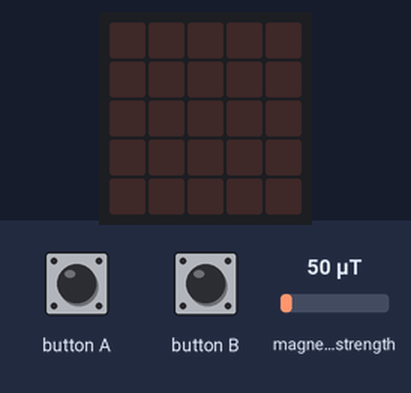
The program below on a simulated BBC micro:bit (MakeCode). On the bench: the board's 5×5 LED display. The inputs (shaded band) are chosen by the test bench; at power-on: magnetic field strength 50 µT.

Above: at 1.2 s.
1.3 s: button A pressed for 0.15 s
At 2.6 s:
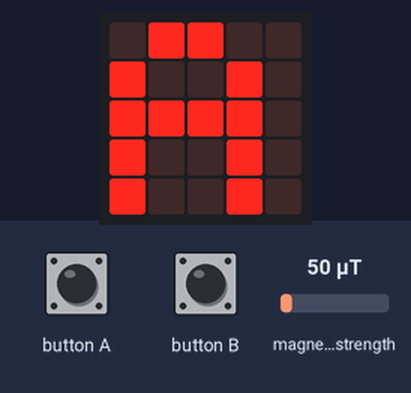
2.9 s: button B pressed for 0.15 s
At 3.9 s:
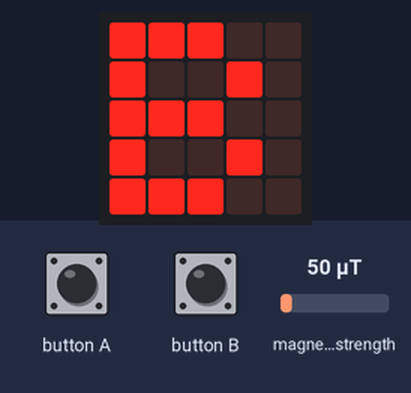
Timing chart, 0 to 5.9 s (numbered marks = the images above; inputs shaded):
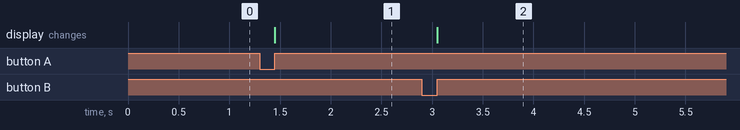

The program:

main.ts
```typescript
let isSwitched = false
let force = 0
input.onButtonPressed(Button.A, function () {
    if (isSwitched) {
        basic.showString("B")
    } else {
        basic.showString("A")
    }
})
input.onButtonPressed(Button.B, function () {
    if (isSwitched) {
        basic.showString("A")
    } else {
        basic.showString("B")
    }
})
basic.forever(function () {
    force = Math.abs(input.magneticForce(Dimension.Strength))
    isSwitched = force > 100
})
```

test.ts
```typescript
// οι δοκιμές πηγαίνουν εδώ, δεν θα γίνει εκτέλεση όταν αυτό το πακέτο χρησιμοποιηθεί ως επέκταση.
```

Measured:
- after the input at 1.3 s, the display: changes after 0.15 s (image 1)
- after the input at 2.9 s, the display: changes after 0.15 s (image 2)
